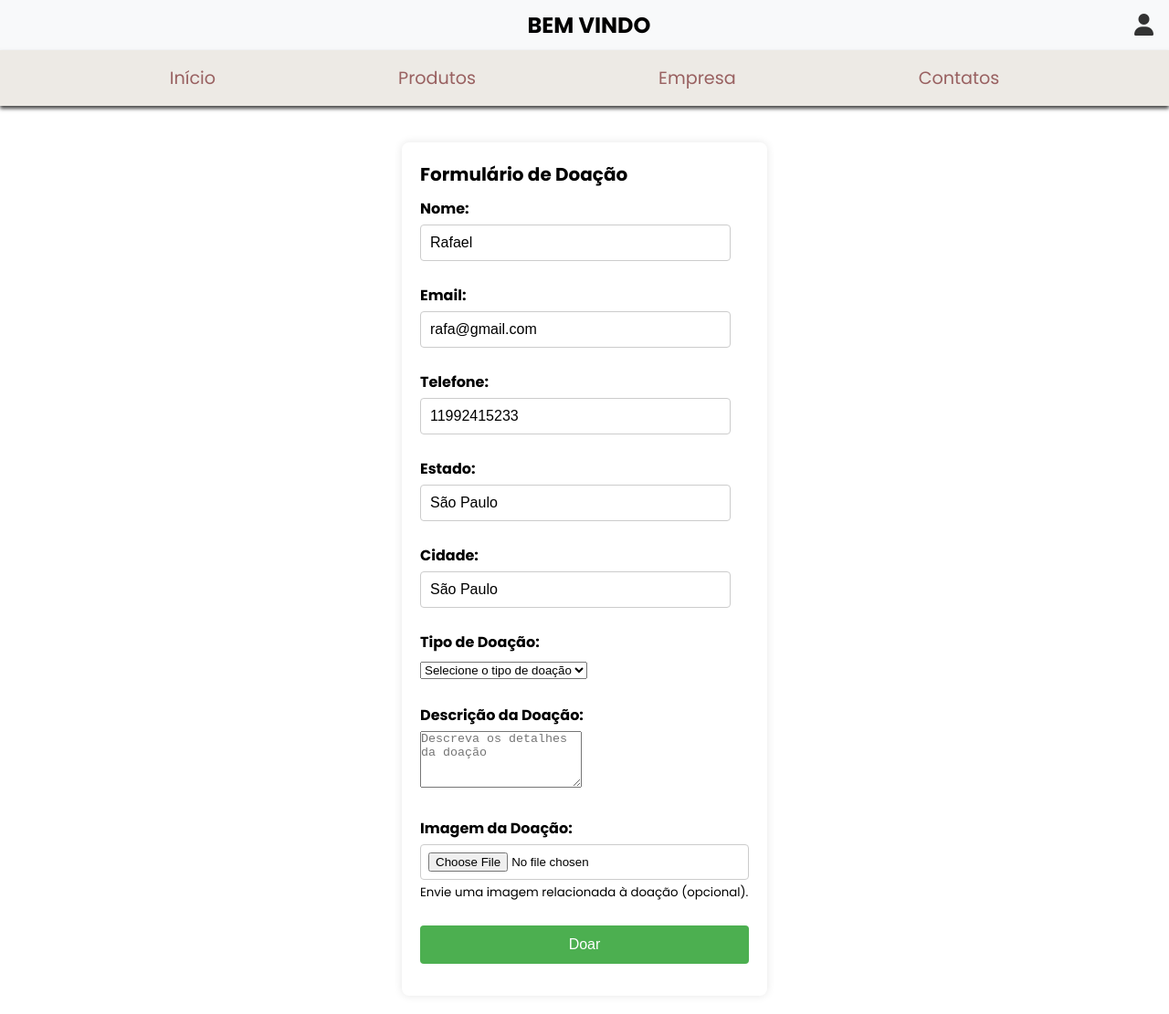
/formulario.php (signed in), run on the app's committed database.
### tables this page shows
CREATE TABLE `usuarios` (
  `id` int(11) NOT NULL,
  `nome` varchar(100) NOT NULL,
  `email` varchar(100) NOT NULL,
  `telefone` varchar(20) NOT NULL,
  `estado` varchar(50) NOT NULL,
  `cidade` varchar(50) NOT NULL,
  `senha` varchar(255) NOT NULL,
  `quantidade_doacoes` int(11) NOT NULL DEFAULT 0
);

### formulario.php (the view, shortened to what this page needs)
<?php
$servername = "localhost";
$username = "root";
$password = "";
$dbname = "despertar";
$conn = new mysqli($servername, $username, $password, $dbname);
$email = $_SESSION['email'];
$sql = "SELECT nome, telefone, estado, cidade FROM usuarios WHERE email = '$email'";
$result = $conn->query($sql);
if ($result->num_rows > 0) {
    $row = $result->fetch_assoc();
    $nome = $row['nome'];
    $telefone = $row['telefone'];
    $estado = $row['estado'];
    $cidade = $row['cidade'];
} else {
    echo "Erro: Usuário não encontrado.";
    exit();
}
?>
<!DOCTYPE html>
<html lang="PT-br">
<head>
    <link rel="stylesheet" href="recursos/css/cadastro.css">
    <link rel="stylesheet" href="recursos/css/formularioo.css">
    <link rel="stylesheet" href="https://cdnjs.cloudflare.com/ajax/libs/font-awesome/6.4.0/css/all.min.css" />
</head>
<body>
    <header class="header-1">
        <nav class="nav-bar">
            <div class="logo">
            </div>
            <div class="nav-title">
                <h1>BEM VINDO</h1>
            </div>
            <div class="icon-container">
                <div class="icon">
                    <a href="login.php" class="btn"><i class="fa-solid fa-user"></i></a>
                </div>
            </div>
        </nav>
    </header>
    <header class="header-2">
        <nav class="nav-bar-2">
            <div class="nav-list">
                <ul>
                    <li class="nav-item"><a href="home.php" class="nav-link">Início</a></li>
                    <li class="nav-item"><a href="produtos.php" class="nav-link">Produtos</a></li>
                    <li class="nav-item"><a href="empresa.php" class="nav-link">Empresa</a></li>
                    <li class="nav-item"><a href="contatos.php" class="nav-link">Contatos</a></li>
                </ul>
            </div>
        </nav>
    </header>
    <div class="main-content">
    <div class="form-container">
        <h2>Formulário de Doação</h2>
        <form action="processa_doacao.php" method="POST" enctype="multipart/form-data" id="form-doacao">
            <div class="form-group">
                <label for="nome">Nome:</label>
                <input type="text" id="nome" name="nome" value="<?php echo htmlspecialchars($nome); ?>" readonly>
            </div>
            <div class="form-group">
                <label for="email">Email:</label>
                <input type="email" id="email" name="email" value="<?php echo htmlspecialchars($email); ?>" readonly>
            </div>
            <div class="form-group">
                <label for="telefone">Telefone:</label>
                <input type="text" id="telefone" name="telefone" value="<?php echo htmlspecialchars($telefone); ?>" readonly>
            </div>
            <div class="form-group">
                <label for="estado">Estado:</label>
                <input type="text" id="estado" name="estado" value="<?php echo htmlspecialchars($estado); ?>" readonly>
            </div>
            <div class="form-group">
                <label for="cidade">Cidade:</label>
                <input type="text" id="cidade" name="cidade" value="<?php echo htmlspecialchars($cidade); ?>" readonly>
            </div>
            <div class="form-group">
                <label for="tipo_doacao">Tipo de Doação:</label>
                <select id="tipo_doacao" name="tipo_doacao" required>
                    <option value="">Selecione o tipo de doação</option>
                </select>
            </div>
            <div class="form-group">
                <label for="descricao">Descrição da Doação:</label>
                <textarea id="descricao" name="descricao" rows="4" placeholder="Descreva os detalhes da doação"></textarea>
            </div>
            <div class="form-group">
                <label for="imagem">Imagem da Doação:</label>
                <input type="file" id="imagem" name="imagem">
                <small>Envie uma imagem relacionada à doação (opcional).</small>
            </div>
            <div class="form-group">
                <button type="submit" class="btn-doacao">Doar</button>
            </div>
        </form>
    </div>
</div>
</body>
</html>

### recursos/css/cadastro.css (style rules this page uses)
* { padding: 0; margin: 0; box-sizing: border-box; }
body { font-family: 'Poppins', sans-serif; }
.header-1 { background-color: #f8f9fa; padding: 10px 0; }
.nav-bar { display: flex; justify-content: space-between; align-items: center; width: 100%; max-width: 1200px; margin: 0 auto; padding: 0 20px; }
.logo { flex: 1; margin-left: -80px; }
.nav-title { flex: 2; text-align: center; }
.nav-title h1 { margin: 0; font-size: 24px; font-weight: bold; }
.icon-container { flex: 1; display: flex; justify-content: flex-end; align-items: center; margin-right: -90px; }
.icon { margin-left: 20px; }
.icon a { color: #333; text-decoration: none; font-size: 24px; }
.header-2 { background-color: #EDEAE5; box-shadow: 0px 3px 4px #464646; }
.nav-bar-2 { padding: 1rem 2rem; }
.nav-list ul { display: flex; justify-content: center; list-style: none; align-items: center; }
.nav-item { margin: 0 100px; }
.nav-link { text-decoration: none; font-size: 1.2rem; color: #996161; font-family: 'Poppins'; }
.main-content { display: flex; justify-content: center; align-items: center; height: calc(100% - 70px); padding: 20px; box-sizing: border-box; }
.form-container { background-color: #fff; padding: 20px; box-shadow: 0 0 10px rgba(0, 0, 0, 0.1); border-radius: 8px; max-width: 400px; width: 100%; }
form { display: flex; flex-direction: column; }
h2 { font-size: 20px; margin: 0; }
.form-group { margin-top: 10px; margin-bottom: 15px; }
label { display: block; margin-bottom: 5px; font-weight: bold; }
input { width: 100%; padding: 8px; box-sizing: border-box; border: 1px solid #ccc; border-radius: 4px; }

### recursos/css/formularioo.css (style rules this page uses)
body { font-family: 'Poppins', sans-serif; }
.main-content { display: flex; justify-content: center; align-items: flex-start; margin-top: 20px; }
.form-container { background-color: #fff; padding: 20px; border-radius: 8px; box-shadow: 0 0 10px rgba(0,0,0,0.1); width: 100%; max-width: 400px; }
.form-group { margin-bottom: 15px; }
label { font-weight: bold; display: block; margin-bottom: 5px; }
input[type="text"], input[type="email"] { width: calc(100% - 20px); padding: 10px; font-size: 16px; border: 1px solid #ccc; border-radius: 4px; box-sizing: border-box; }
.btn-doacao { background-color: #4CAF50; color: white; padding: 12px 20px; border: none; border-radius: 4px; cursor: pointer; font-size: 16px; transition: background-color 0.3s; width: 100%; }

### data on the page
usuarios: nome "Rafael", telefone "11992415233", estado "São Paulo", cidade "São Paulo"
